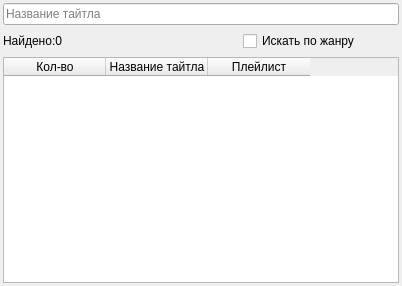
<?xml version="1.0" encoding="UTF-8"?>
<ui version="4.0">
 <class>search_form</class>
 <widget class="QWidget" name="search_form">
  <property name="geometry">
   <rect>
    <x>0</x>
    <y>0</y>
    <width>402</width>
    <height>286</height>
   </rect>
  </property>
  <property name="minimumSize">
   <size>
    <width>402</width>
    <height>286</height>
   </size>
  </property>
  <property name="windowTitle">
   <string>Найти тайтл</string>
  </property>
  <layout class="QVBoxLayout" name="verticalLayout">
   <property name="leftMargin">
    <number>3</number>
   </property>
   <property name="topMargin">
    <number>3</number>
   </property>
   <property name="rightMargin">
    <number>3</number>
   </property>
   <property name="bottomMargin">
    <number>3</number>
   </property>
   <item>
    <widget class="QLineEdit" name="search_edit">
     <property name="minimumSize">
      <size>
       <width>25</width>
       <height>0</height>
      </size>
     </property>
     <property name="placeholderText">
      <string>Название тайтла</string>
     </property>
    </widget>
   </item>
   <item>
    <layout class="QHBoxLayout" name="horizontalLayout">
     <item>
      <widget class="QLabel" name="found">
       <property name="text">
        <string>Найдено:0</string>
       </property>
      </widget>
     </item>
     <item alignment="Qt::AlignHCenter">
      <widget class="QCheckBox" name="genre_search">
       <property name="text">
        <string>Искать по жанру</string>
       </property>
      </widget>
     </item>
    </layout>
   </item>
   <item>
    <widget class="QTableWidget" name="result">
     <property name="minimumSize">
      <size>
       <width>368</width>
       <height>200</height>
      </size>
     </property>
     <property name="sizeAdjustPolicy">
      <enum>QAbstractScrollArea::AdjustToContents</enum>
     </property>
     <property name="editTriggers">
      <set>QAbstractItemView::NoEditTriggers</set>
     </property>
     <property name="showDropIndicator" stdset="0">
      <bool>false</bool>
     </property>
     <property name="dragDropOverwriteMode">
      <bool>false</bool>
     </property>
     <property name="selectionMode">
      <enum>QAbstractItemView::SingleSelection</enum>
     </property>
     <property name="selectionBehavior">
      <enum>QAbstractItemView::SelectRows</enum>
     </property>
     <property name="textElideMode">
      <enum>Qt::ElideRight</enum>
     </property>
     <property name="showGrid">
      <bool>false</bool>
     </property>
     <property name="gridStyle">
      <enum>Qt::SolidLine</enum>
     </property>
     <property name="sortingEnabled">
      <bool>false</bool>
     </property>
     <property name="cornerButtonEnabled">
      <bool>true</bool>
     </property>
     <attribute name="horizontalHeaderCascadingSectionResizes">
      <bool>false</bool>
     </attribute>
     <attribute name="horizontalHeaderDefaultSectionSize">
      <number>102</number>
     </attribute>
     <attribute name="horizontalHeaderHighlightSections">
      <bool>true</bool>
     </attribute>
     <attribute name="horizontalHeaderMinimumSectionSize">
      <number>60</number>
     </attribute>
     <attribute name="horizontalHeaderShowSortIndicator" stdset="0">
      <bool>false</bool>
     </attribute>
     <attribute name="horizontalHeaderStretchLastSection">
      <bool>false</bool>
     </attribute>
     <attribute name="verticalHeaderVisible">
      <bool>false</bool>
     </attribute>
     <column>
      <property name="text">
       <string>Кол-во</string>
      </property>
      <property name="textAlignment">
       <set>AlignCenter</set>
      </property>
     </column>
     <column>
      <property name="text">
       <string>Название тайтла</string>
      </property>
      <property name="textAlignment">
       <set>AlignCenter</set>
      </property>
     </column>
     <column>
      <property name="text">
       <string>Плейлист</string>
      </property>
      <property name="textAlignment">
       <set>AlignCenter</set>
      </property>
     </column>
    </widget>
   </item>
  </layout>
 </widget>
 <resources/>
 <connections/>
</ui>
